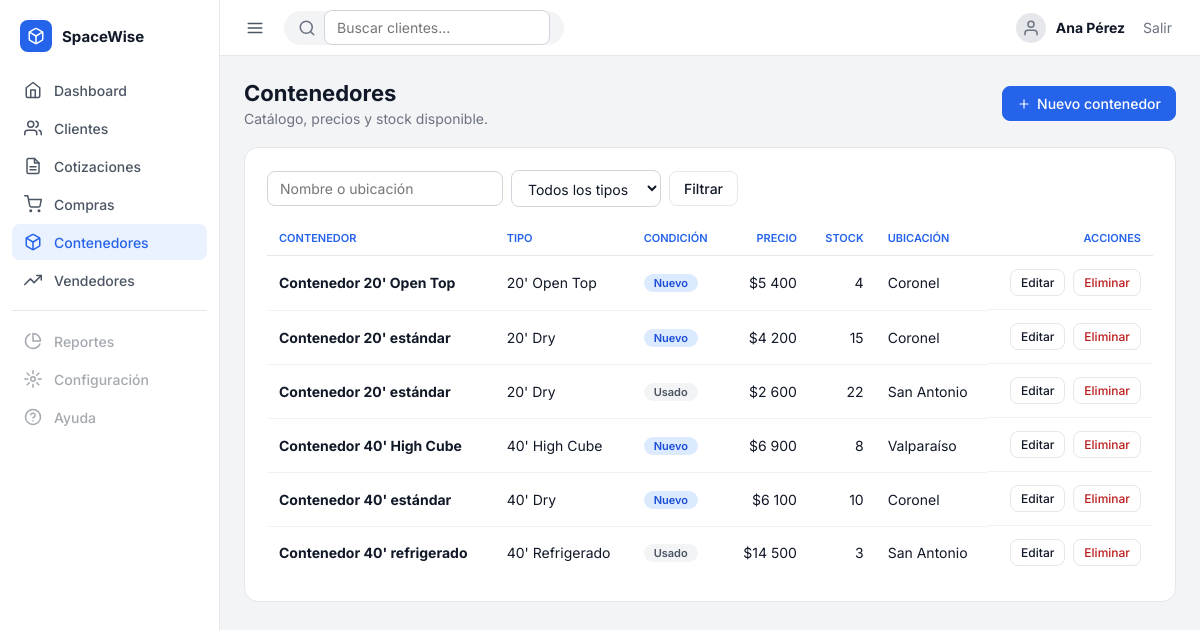
The app's page /contenedores/ (signed in) with its own data.
### contenedores/models.py (models this page shows, shortened)
class Contenedor(models.Model):
    class Tipo(models.TextChoices):
        DRY_20 = "20DC", "20' Dry"
        DRY_40 = "40DC", "40' Dry"
        HC_40 = "40HC", "40' High Cube"
        REEFER_40 = "40RF", "40' Refrigerado"
        OPEN_TOP_20 = "20OT", "20' Open Top"
    class Condicion(models.TextChoices):
        NUEVO = "nuevo", "Nuevo"
        USADO = "usado", "Usado"
    nombre = models.CharField(max_length=120)
    tipo = models.CharField(max_length=4, choices=Tipo.choices)
    condicion = models.CharField(max_length=10, choices=Condicion.choices, default=Condicion.NUEVO)
    precio = models.DecimalField("Precio unitario", max_digits=12, decimal_places=2)
    stock = models.PositiveIntegerField(default=0)
    ubicacion = models.CharField("Ubicación", max_length=120, blank=True)
    descripcion = models.TextField("Descripción", blank=True)
    activo = models.BooleanField(default=True)
    creado = models.DateTimeField(auto_now_add=True)
    class Meta:
        ordering = ["nombre"]
        verbose_name_plural = "contenedores"

### contenedores/views.py (the view)
# urls.py: path("", views.ContenedorLista.as_view(), name="lista"),
class ContenedorLista(LoginRequiredMixin, QueryStringMixin, ListView):
    model = Contenedor
    template_name = "contenedores/lista.html"
    context_object_name = "contenedores"
    paginate_by = 10
    def get_queryset(self):
        qs = Contenedor.objects.all()
        q = self.request.GET.get("q", "").strip()
        tipo = self.request.GET.get("tipo", "")
        if q:
            qs = qs.filter(Q(nombre__icontains=q) | Q(ubicacion__icontains=q))
        if tipo in Contenedor.Tipo.values:
            qs = qs.filter(tipo=tipo)
        return qs
    def get_context_data(self, **kwargs):
        ctx = super().get_context_data(**kwargs)
        ctx["q"] = self.request.GET.get("q", "")
        ctx["tipo"] = self.request.GET.get("tipo", "")
        ctx["tipos"] = Contenedor.Tipo.choices
        return ctx

### core/mixins.py (called while the page is built)
    def get_context_data(self, **kwargs):
        ctx = super().get_context_data(**kwargs)
        params = self.request.GET.copy()
        params.pop("page", None)
        ctx["qs"] = params.urlencode()
        return ctx

### core/templatetags/ui.py (called while the page is built)
@register.simple_tag
def icon(name):
    paths = ICONS.get(name, "")
    return mark_safe(
        '<svg class="ico" viewBox="0 0 24 24" fill="none" stroke="currentColor" '
        'stroke-width="2" stroke-linecap="round" stroke-linejoin="round" aria-hidden="true">'
        f"{paths}</svg>"
    )

### templates/contenedores/lista.html (shortened to what this page needs)
{% extends "base.html" %}
{% load ui %}
{% block content %}
<div class="page-title">
  <div><h1>Contenedores</h1><p>Catálogo, precios y stock disponible.</p></div>
  <a class="btn btn-primary" href="{% url 'contenedores:crear' %}">{% icon "plus" %} Nuevo contenedor</a>
</div>
<section class="card">
  <div class="toolbar">
    <form method="get">
      <input type="search" name="q" value="{{ q }}" placeholder="Nombre o ubicación" aria-label="Buscar contenedores">
      <select name="tipo" onchange="this.form.submit()" aria-label="Filtrar por tipo">
        <option value="">Todos los tipos</option>
      </select>
      <button class="btn" type="submit">Filtrar</button>
    </form>
  </div>
  <div class="table-wrap">
    <table>
      <thead><tr><th>CONTENEDOR</th><th>TIPO</th><th>CONDICIÓN</th><th class="num">PRECIO</th><th class="num">STOCK</th><th>UBICACIÓN</th><th class="num">ACCIONES</th></tr></thead>
      <tbody>
      {% for c in contenedores %}
        <tr>
          <td><b>{{ c.nombre }}</b>{% if not c.activo %} <span class="badge">Inactivo</span>{% endif %}</td>
          <td>{{ c.get_tipo_display }}</td>
          <td><span class="badge {% if c.condicion == 'nuevo' %}info{% endif %}">{{ c.get_condicion_display }}</span></td>
          <td class="num">${{ c.precio|floatformat:"0g" }}</td>
          <td class="num">{% if c.stock == 0 %}<span class="badge bad">Sin stock</span>{% else %}{{ c.stock }}{% endif %}</td>
          <td>{{ c.ubicacion|default:"—" }}</td>
          <td class="num actions" style="justify-content:flex-end">
            <a class="btn btn-sm" href="{% url 'contenedores:editar' c.pk %}">Editar</a>
            <a class="btn btn-sm btn-danger" href="{% url 'contenedores:eliminar' c.pk %}">Eliminar</a>
          </td>
        </tr>
      {% empty %}
        <tr><td colspan="7" class="empty">Todavía no hay contenedores en el catálogo.</td></tr>
      {% endfor %}
      </tbody>
    </table>
  </div>
</section>
{% endblock %}

### templates/base.html (shortened to what this page needs)
{% load static ui %}<!doctype html>
<html lang="es">
<head>
  <link rel="stylesheet" href="{% static 'css/app.css' %}">
</head>
<body>
{% with ns=request.resolver_match.namespace url=request.resolver_match.url_name %}
<div class="app">
  <aside class="sidebar">
    <div class="brand"><span class="logo">{% icon "box" %}</span> SpaceWise</div>
    <nav class="nav">
      <a href="{% url 'dashboard' %}" class="{% if url == 'dashboard' %}active{% endif %}">{% icon "home" %} Dashboard</a>
      <a href="{% url 'clientes:lista' %}" class="{% if ns == 'clientes' %}active{% endif %}">{% icon "users" %} Clientes</a>
      <a href="{% url 'cotizaciones:lista' %}" class="{% if ns == 'cotizaciones' %}active{% endif %}">{% icon "file-text" %} Cotizaciones</a>
      <a href="{% url 'operaciones:lista' %}" class="{% if ns == 'operaciones' %}active{% endif %}">{% icon "cart" %} Compras</a>
      <a href="{% url 'contenedores:lista' %}" class="{% if ns == 'contenedores' %}active{% endif %}">{% icon "box" %} Contenedores</a>
      <a href="{% url 'vendedores:lista' %}" class="{% if ns == 'vendedores' %}active{% endif %}">{% icon "trend" %} Vendedores</a>
      <hr>
      <span class="disabled" title="Próximamente">{% icon "pie" %} Reportes</span>
      <span class="disabled" title="Próximamente">{% icon "settings" %} Configuración</span>
      <span class="disabled" title="Próximamente">{% icon "help" %} Ayuda</span>
    </nav>
  </aside>
  <div class="main">
    <header class="topbar">
      <button class="icon-btn" id="toggle-nav" type="button" aria-label="Mostrar u ocultar menú">{% icon "menu" %}</button>
      <form class="search" method="get" action="{% url 'clientes:lista' %}" role="search">
        {% icon "search" %}
        <input type="search" name="q" placeholder="Buscar clientes..." aria-label="Buscar clientes">
      </form>
      <div class="user">
        <span class="avatar">{% icon "user" %}</span>
        <strong>{{ request.user.get_full_name|default:request.user.username }}</strong>
        <form method="post" action="{% url 'logout' %}" class="inline">
          <button class="link-btn" type="submit">Salir</button>
        </form>
      </div>
    </header>
    <main class="content">
      <div class="container">
        {% block content %}{% endblock %}
      </div>
    </main>
  </div>
</div>
{% endwith %}
</body>
</html>

### records on screen
Contenedor: nombre "Contenedor 20' Open Top", tipo "20' Open Top", condicion "Nuevo", precio "5 400", stock "4", ubicacion "Coronel"
Contenedor: nombre "Contenedor 20' estándar", tipo "20' Dry", condicion "Nuevo", precio "4 200", stock "15", ubicacion "Coronel"
Contenedor: nombre "Contenedor 20' estándar", tipo "20' Dry", condicion "Usado", precio "2 600", stock "22", ubicacion "San Antonio"
Contenedor: nombre "Contenedor 40' High Cube", tipo "40' High Cube", condicion "Nuevo", precio "6 900", stock "8", ubicacion "Valparaíso"
Contenedor: nombre "Contenedor 40' estándar", tipo "40' Dry", condicion "Nuevo", precio "6 100", stock "10", ubicacion "Coronel"
Contenedor: nombre "Contenedor 40' refrigerado", tipo "40' Refrigerado", condicion "Usado", precio "14 500", stock "3", ubicacion "San Antonio"

### other values on screen
{{ request.user.get_full_name|default:request.user.username }} "Ana Pérez"
